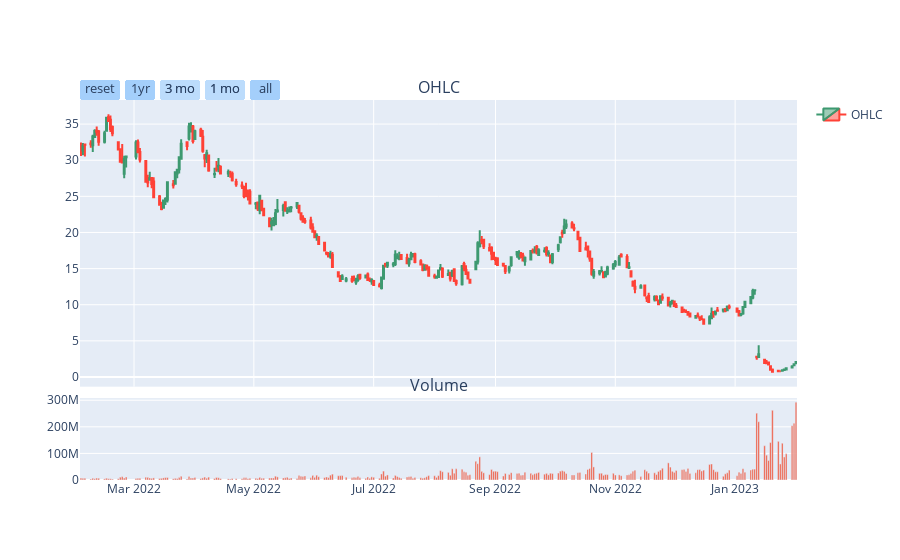

The notebook cell saved with this chart:
### Code cell
import pandas as pd
import plotly.graph_objects as go
from plotly.subplots import make_subplots

# data
df = pd.read_csv('https://raw.githubusercontent.com/plotly/datasets/master/finance-charts-apple.csv')
df = data



# Create subplots and mention plot grid size
fig = make_subplots(rows=2, cols=1, shared_xaxes=True, 
               vertical_spacing=0.03, subplot_titles=('OHLC', 'Volume'), 
               row_width=[0.2, 0.7])

fig.update_xaxes(
    rangeslider_visible=False,
    
    rangeselector=dict(
    visible = True,
    x = 0, y = 1,
    bgcolor = 'rgba(150, 200, 250, 0.4)',
    font = dict( size = 13 ),
    buttons=list([
        dict(count=1,
             label='reset',
             step='all'),
        dict(count=1,
             label='1yr',
             step='year',
             stepmode='backward'),
        dict(count=3,
            label='3 mo',
            step='month',
            stepmode='backward'),
        dict(count=1,
            label='1 mo',
            step='month',
            stepmode='backward'),
        dict(step='all')
    ]))
)

# Plot OHLC on 1st row
fig.add_trace(go.Candlestick(x=df["Date"], open=df["Open"], high=df["High"],
                low=df["Low"], close=df["Close"], name="OHLC"), 
                row=1, col=1
)

# Bar trace for volumes on 2nd row without legend
fig.add_trace(go.Bar(x=df['Date'], y=df['Volume'], showlegend=False), row=2, col=1)


# Do not show OHLC's rangeslider plot 
fig.update(layout_xaxis_rangeslider_visible=False)
fig.show()

### Figure 1 — Plotly figure (JSON) as saved in the notebook; plotly's stock layout.template omitted (floating-point values rounded to 4 significant figures; data arrays with more than 128 entries replaced by an {"elided": "..."} marker saying what was removed)
{"data": [{"close": {"elided": "251 float values"}, "high": {"elided": "251 float values"}, "low": {"elided": "251 float values"}, "name": "OHLC", "open": {"elided": "251 float values"}, "type": "candlestick", "x": {"elided": "251 str values"}, "xaxis": "x", "yaxis": "y"}, {"showlegend": false, "type": "bar", "x": {"elided": "251 str values"}, "xaxis": "x2", "y": {"elided": "251 int values"}, "yaxis": "y2"}], "layout": {"annotations": [{"font": {"size": 16}, "showarrow": false, "text": "OHLC", "x": 0.5, "xanchor": "center", "xref": "paper", "y": 1, "yanchor": "bottom", "yref": "paper"}, {"font": {"size": 16}, "showarrow": false, "text": "Volume", "x": 0.5, "xanchor": "center", "xref": "paper", "y": 0.2156, "yanchor": "bottom", "yref": "paper"}], "xaxis": {"anchor": "y", "domain": [0, 1], "matches": "x2", "rangeselector": {"bgcolor": "rgba(150, 200, 250, 0.4)", "buttons": [{"count": 1, "label": "reset", "step": "all"}, {"count": 1, "label": "1yr", "step": "year", "stepmode": "backward"}, {"count": 3, "label": "3 mo", "step": "month", "stepmode": "backward"}, {"count": 1, "label": "1 mo", "step": "month", "stepmode": "backward"}, {"step": "all"}], "font": {"size": 13}, "visible": true, "x": 0, "y": 1}, "rangeslider": {"visible": false}, "showticklabels": false}, "xaxis2": {"anchor": "y2", "domain": [0, 1], "rangeselector": {"bgcolor": "rgba(150, 200, 250, 0.4)", "buttons": [{"count": 1, "label": "reset", "step": "all"}, {"count": 1, "label": "1yr", "step": "year", "stepmode": "backward"}, {"count": 3, "label": "3 mo", "step": "month", "stepmode": "backward"}, {"count": 1, "label": "1 mo", "step": "month", "stepmode": "backward"}, {"step": "all"}], "font": {"size": 13}, "visible": true, "x": 0, "y": 1}, "rangeslider": {"visible": false}}, "yaxis": {"anchor": "x", "domain": [0.2456, 1]}, "yaxis2": {"anchor": "x2", "domain": [0, 0.2156]}}}
